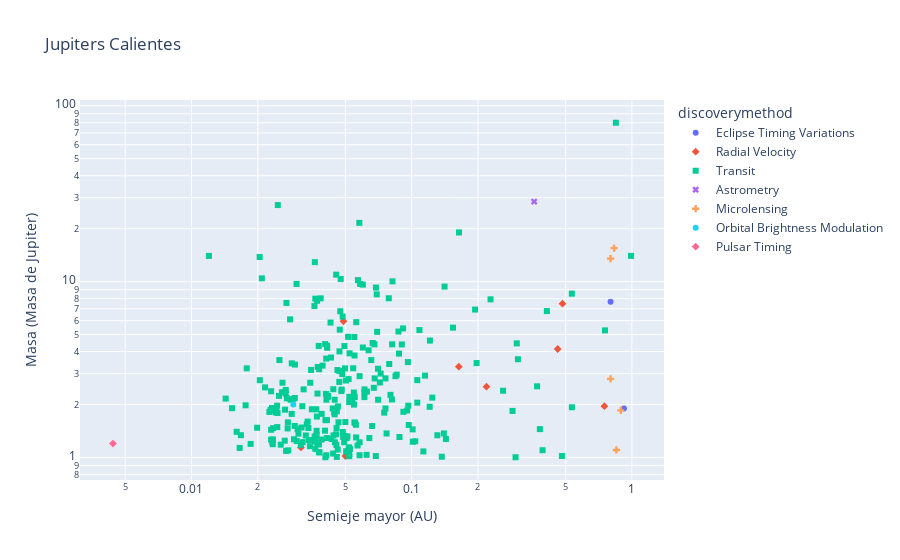

Write notebook code for a chart like this one.
### Code cell
fig = px.scatter(hot_jupiters, x = 'pl_orbsmax', y = 'pl_massj', color = 'discoverymethod', symbol ='discoverymethod', title = 'Jupiters Calientes')
fig.update_xaxes(type="log", title = 'Semieje mayor (AU)')
fig.update_yaxes(type="log", title = 'Masa (Masa de Jupiter)')
fig.show()

### Figure 1 — Plotly figure (JSON) as saved in the notebook; plotly's stock layout.template omitted (floating-point values rounded to 4 significant figures; data arrays with more than 128 entries replaced by an {"elided": "..."} marker saying what was removed)
{"data": [{"hovertemplate": "discoverymethod=Eclipse Timing Variations<br>pl_orbsmax=%{x}<br>pl_massj=%{y}<extra></extra>", "legendgroup": "Eclipse Timing Variations", "marker": {"color": "#636efa", "symbol": "circle"}, "mode": "markers", "name": "Eclipse Timing Variations", "orientation": "v", "showlegend": true, "type": "scatter", "x": [0.92, 0.8], "xaxis": "x", "y": [1.9, 7.693], "yaxis": "y"}, {"hovertemplate": "discoverymethod=Radial Velocity<br>pl_orbsmax=%{x}<br>pl_massj=%{y}<extra></extra>", "legendgroup": "Radial Velocity", "marker": {"color": "#EF553B", "symbol": "diamond"}, "mode": "markers", "name": "Radial Velocity", "orientation": "v", "showlegend": true, "type": "scatter", "x": [0.484, 0.2186, 0.1637, 0.03142, 0.4602, 0.75, 0.05, 0.049], "xaxis": "x", "y": [7.49, 2.526, 3.284, 1.141, 4.138, 1.959, 1.02, 5.95], "yaxis": "y"}, {"hovertemplate": "discoverymethod=Transit<br>pl_orbsmax=%{x}<br>pl_massj=%{y}<extra></extra>", "legendgroup": "Transit", "marker": {"color": "#00cc96", "symbol": "square"}, "mode": "markers", "name": "Transit", "orientation": "v", "showlegend": true, "type": "scatter", "x": {"elided": "264 float values"}, "xaxis": "x", "y": {"elided": "264 float values"}, "yaxis": "y"}, {"hovertemplate": "discoverymethod=Astrometry<br>pl_orbsmax=%{x}<br>pl_massj=%{y}<extra></extra>", "legendgroup": "Astrometry", "marker": {"color": "#ab63fa", "symbol": "x"}, "mode": "markers", "name": "Astrometry", "orientation": "v", "showlegend": true, "type": "scatter", "x": [0.36], "xaxis": "x", "y": [28.5], "yaxis": "y"}, {"hovertemplate": "discoverymethod=Microlensing<br>pl_orbsmax=%{x}<br>pl_massj=%{y}<extra></extra>", "legendgroup": "Microlensing", "marker": {"color": "#FFA15A", "symbol": "cross"}, "mode": "markers", "name": "Microlensing", "orientation": "v", "showlegend": true, "type": "scatter", "x": [0.83, 0.89, 0.8, 0.85, 0.8], "xaxis": "x", "y": [15.49, 1.853, 13.5, 1.104, 2.8], "yaxis": "y"}, {"hovertemplate": "discoverymethod=Orbital Brightness Modulation<br>pl_orbsmax=%{x}<br>pl_massj=%{y}<extra></extra>", "legendgroup": "Orbital Brightness Modulation", "marker": {"color": "#19d3f3", "symbol": "circle"}, "mode": "markers", "name": "Orbital Brightness Modulation", "orientation": "v", "showlegend": true, "type": "scatter", "x": [0.029], "xaxis": "x", "y": [2.003], "yaxis": "y"}, {"hovertemplate": "discoverymethod=Pulsar Timing<br>pl_orbsmax=%{x}<br>pl_massj=%{y}<extra></extra>", "legendgroup": "Pulsar Timing", "marker": {"color": "#FF6692", "symbol": "diamond"}, "mode": "markers", "name": "Pulsar Timing", "orientation": "v", "showlegend": true, "type": "scatter", "x": [0.0044], "xaxis": "x", "y": [1.2], "yaxis": "y"}], "layout": {"autosize": true, "legend": {"title": {"text": "discoverymethod"}, "tracegroupgap": 0}, "title": {"text": "Jupiters Calientes"}, "xaxis": {"anchor": "y", "autorange": true, "domain": [0, 1], "range": [-2.502, 0.1415], "title": {"text": "Semieje mayor (AU)"}, "type": "log"}, "yaxis": {"anchor": "x", "autorange": true, "domain": [0, 1], "range": [-0.1555, 2.06], "title": {"text": "Masa (Masa de Jupiter)"}, "type": "log"}}}
